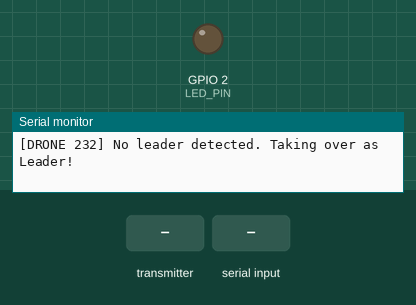
Bench run of a sketch on a simulated ESP32. On the bench: output pins drawn as LEDs (lit = HIGH), the last lines printed to the serial monitor. Inputs (shaded band) come from the test bench. Random numbers use the default seed unless the sketch sets one.

Above: at 6.2 s.
6.3 s: the transmitter starts sending command = TRIANGLE
At 6.9 s:
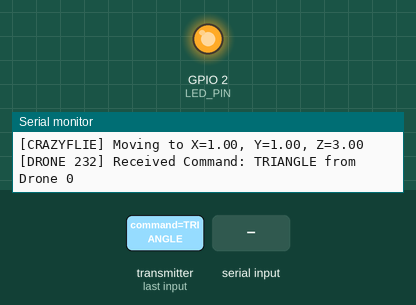
9.8 s: "TRIANGLE\n" received over Serial
13.3 s: the transmitter starts sending command = LINE
16.8 s: "LINE\n" received over Serial
20.3 s: the transmitter starts sending command = HOVER
23.8 s: "HOVER\n" received over Serial
Timing chart, 0 to 28.3 s (numbered marks = the images above; inputs shaded):
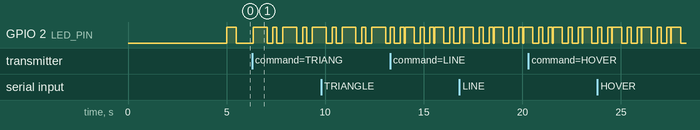

Measured:
- by itself, GPIO 2 (LED_PIN): repeats every 1.5 s: LOW 0.30 s, HIGH 0.20 s, LOW 0.03 s, HIGH 0.47 s, LOW 0.30 s, HIGH 0.20 s

The sketch:

ESPNOW-Crazyflie_Leader_OTA_Mesh.ino
```cpp
#include <WiFi.h>
#include <esp_now.h>
#include <ArduinoOTA.h>
#include "config.h"

/************************************************************
   🚀 MULTI-LEADER ESP-NOW DRONE SWARM WITH CRAZYFLIE 🚀

   ✅ Multi-Leader System (Any Drone Can Be a Leader)
   ✅ ESP-NOW Decentralized Communication
   ✅ OTA Updates (Configurable in `config.h`)
   ✅ Onboard LED Status Indicators
   ✅ Dynamic Drone ID Assignment (Manual or Auto)
   ✅ Crazyflie Firmware Integrated (Mock Flight Control)

   📌 HOW TO USE:
   - Set `IS_LEADER = true` on **at least one drone** in `config.h`
   - Upload the **same code** to all drones
   - Open **Serial Monitor (115200 baud) on the Leader**
   - Enter Commands: `"TRIANGLE", "LINE", "HOVER", "LAND"`
   - Drones will adjust formation dynamically!
************************************************************/

// Crazyflie High-Level Commander (Mock API)
void moveTo(float x, float y, float z) {
  Serial.printf("[CRAZYFLIE] Moving to X=%.2f, Y=%.2f, Z=%.2f\n", x, y, z);
}

// Structure for ESP-NOW commands
typedef struct {
  char command[20];
  uint8_t senderID;
} DroneCommand;

// Dynamic Drone ID Assignment
uint8_t droneID = (DRONE_ID == -1) ? esp_random() % 255 : DRONE_ID;
bool isLeader = IS_LEADER;

// ESP-NOW Callback for Sending Data
void onDataSent(const uint8_t *mac_addr, esp_now_send_status_t status) {
  Serial.printf("[ESP-NOW] Message Sent: %s\n", (status == ESP_NOW_SEND_SUCCESS) ? "Success" : "Fail");
}

// ESP-NOW Callback for Receiving Data
void onDataRecv(const esp_now_recv_info_t *recv_info, const uint8_t *incomingData, int len) {
  DroneCommand receivedCommand;
  memcpy(&receivedCommand, incomingData, sizeof(receivedCommand));

  Serial.printf("[DRONE %d] Received Command: %s from Drone %d\n", droneID, receivedCommand.command, receivedCommand.senderID);

  // Blink Red LED on command execution
  digitalWrite(LED_PIN, HIGH);
  delay(200);
  digitalWrite(LED_PIN, LOW);

  if (strcmp(receivedCommand.command, "TRIANGLE") == 0) {
    moveTo(1.0, 1.0, 3.0);
  } else if (strcmp(receivedCommand.command, "LINE") == 0) {
    moveTo(2.0, 0.0, 3.0);
  } else if (strcmp(receivedCommand.command, "HOVER") == 0) {
    Serial.printf("[DRONE %d] Hovering...\n", droneID);
  } else if (strcmp(receivedCommand.command, "LAND") == 0) {
    Serial.printf("[DRONE %d] Landing...\n", droneID);
  }
}

// Function to Send Command (Only Leader Uses This)
void sendCommand(const char *cmd) {
  DroneCommand commandToSend;
  strcpy(commandToSend.command, cmd);
  commandToSend.senderID = droneID;

  esp_now_send(0, (uint8_t *)&commandToSend, sizeof(commandToSend));
  Serial.printf("[LEADER %d] Sending Command: %s\n", droneID, cmd);
}

void setup() {
  Serial.begin(115200);
  pinMode(LED_PIN, OUTPUT);

  WiFi.mode(WIFI_STA);
  if (esp_now_init() != ESP_OK) {
    Serial.println("[ERROR] ESP-NOW Initialization Failed!");
    return;
  }

  esp_now_register_send_cb(onDataSent);
  esp_now_register_recv_cb(onDataRecv);

  Serial.printf("[INFO] Drone Initialized - ID: %d | Role: %s\n", droneID, isLeader ? "Leader" : "Follower");

  if (OTA_ENABLED) {
    ArduinoOTA.begin();
  }

  if (MULTI_LEADER) {
    delay(LEADER_TIMEOUT);
    if (!isLeader) {
      Serial.printf("[DRONE %d] No leader detected. Taking over as Leader!\n", droneID);
      isLeader = true;
    }
  }
}

void loop() {
  if (OTA_ENABLED) {
    ArduinoOTA.handle();
  }

  if (isLeader) {
    digitalWrite(LED_PIN, HIGH);
    delay(500);
    digitalWrite(LED_PIN, LOW);
    delay(500);

    if (Serial.available()) {
      String input = Serial.readStringUntil('\n');
      input.trim();
      sendCommand(input.c_str());
    }
  } else {
    digitalWrite(LED_PIN, LOW);
  }

  delay(COMMUNICATION_INTERVAL);
}
```

config.h
```cpp
#ifndef CONFIG_H
#define CONFIG_H

#define LED_PIN 2  // Onboard LED for visual cues

// 🛠️ GENERAL SETTINGS
#define OTA_ENABLED false  // Enable OTA updates (true/false)
#define MULTI_LEADER true  // Allow multiple leaders

// 🛠️ DRONE IDENTIFICATION
#define DRONE_ID -1  // -1 for auto-assign, set a number for manual ID

// 🛠️ LEADERSHIP CONFIG
#define IS_LEADER false  // Set to true for manually assigned leaders
#define LEADER_TIMEOUT 5000  // Time to wait before auto-assigning a leader (ms)

// 🛠️ ESP-NOW COMMUNICATION
#define MAX_DRONES 20
#define COMMUNICATION_INTERVAL 500

// 🛠️ OTA UPDATES
#define OTA_HOSTNAME "DroneSwarm"
#define OTA_PASSWORD "1234"

#endif
```
